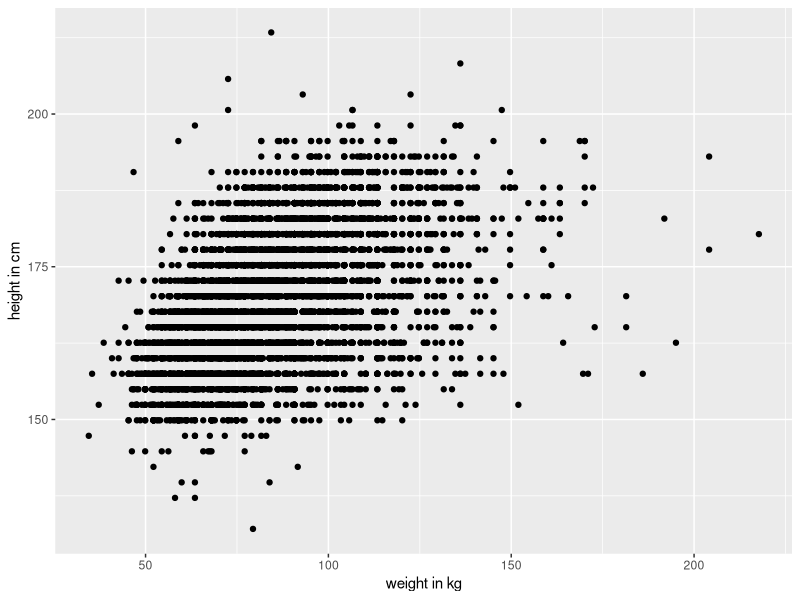
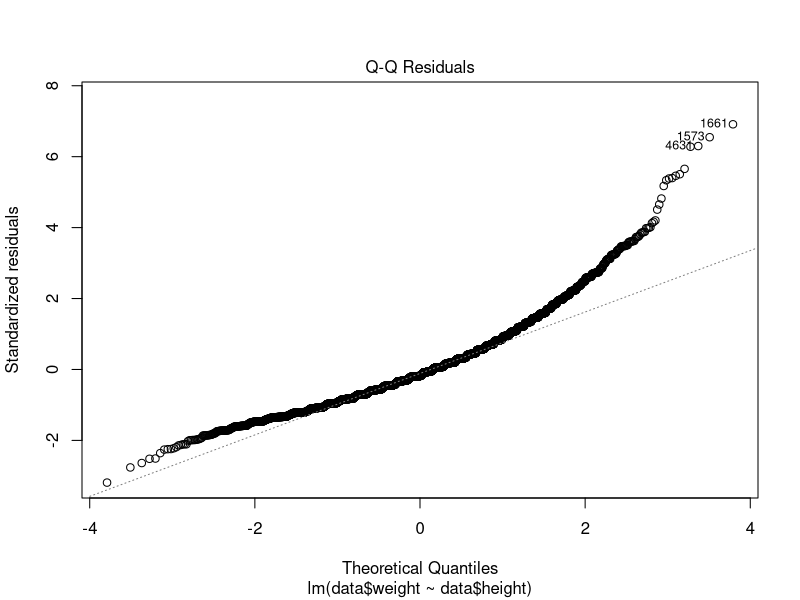
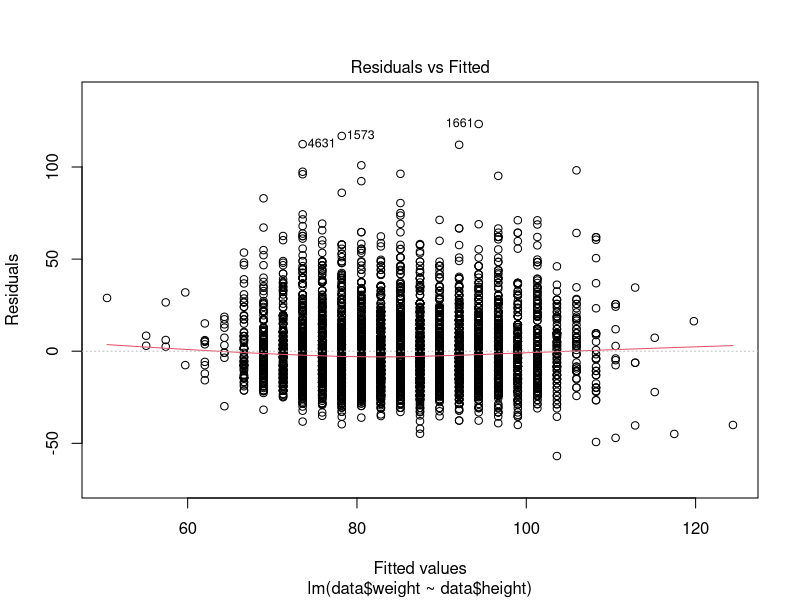
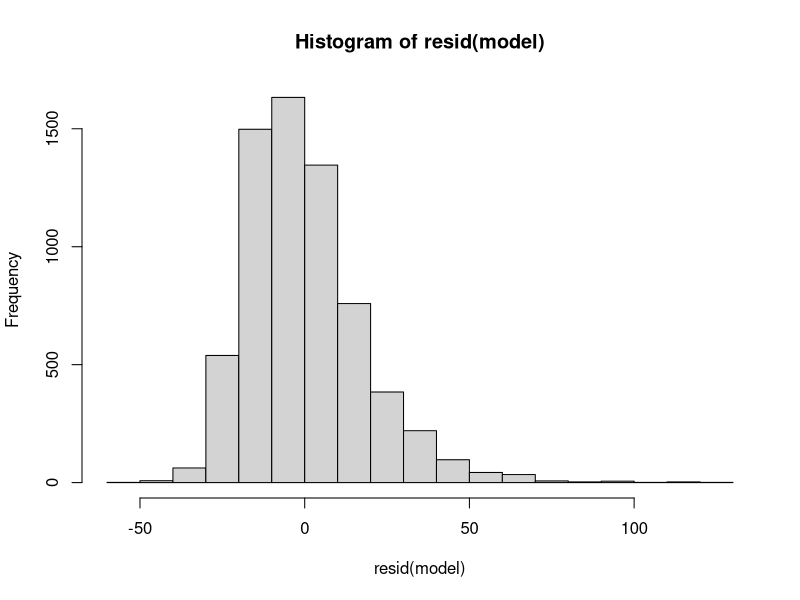
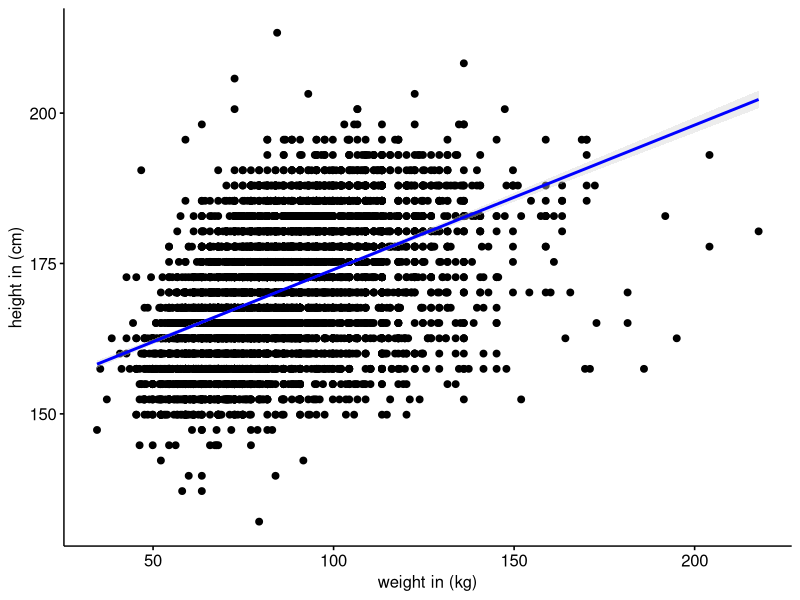
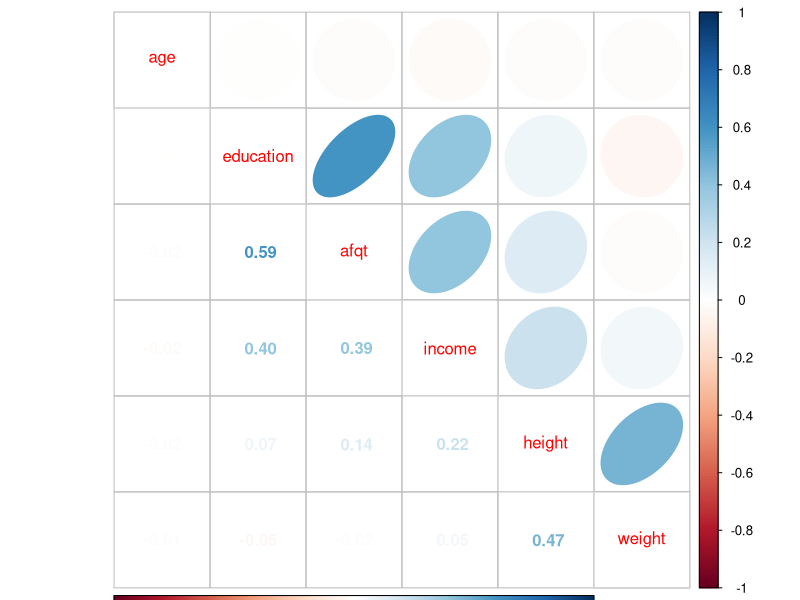
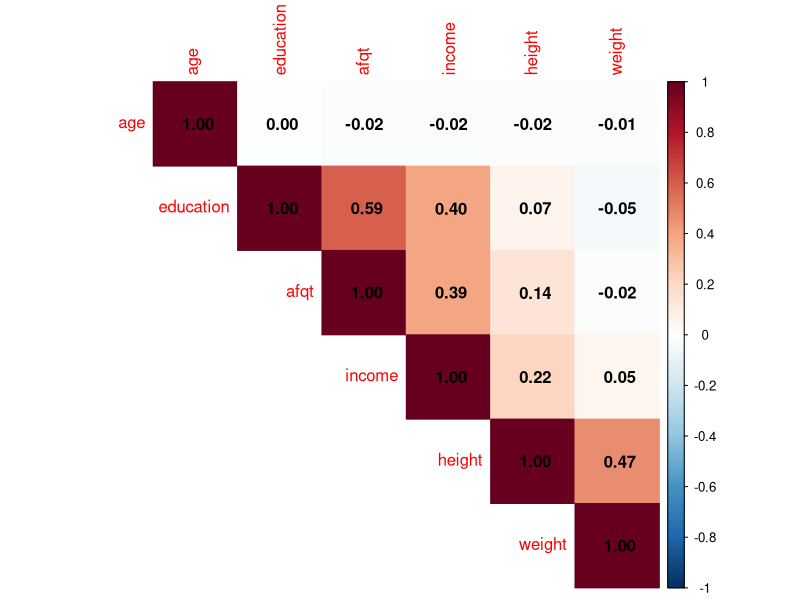
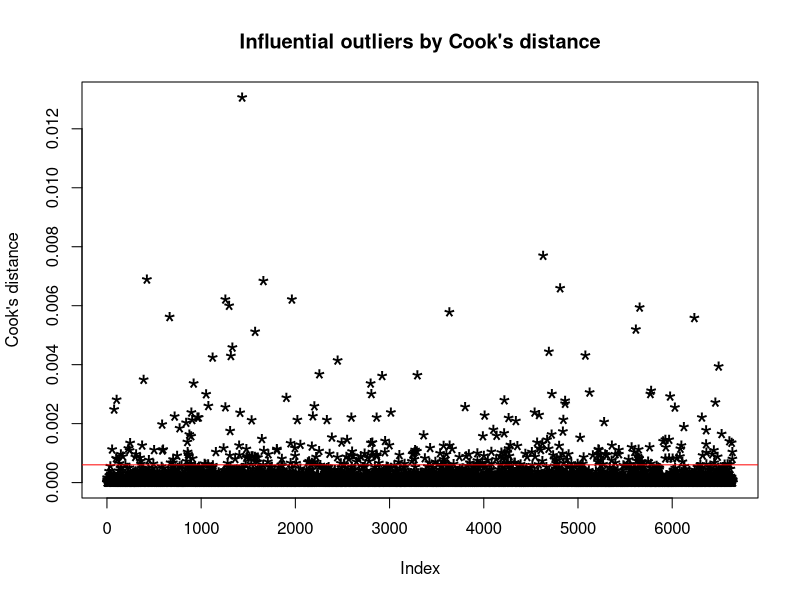

Recreate these plots in R, in order.
library(tidyverse)
library(modelr)
library(ggpubr)
library(corrplot)

data <- heights
# Converting height from inches to cm
data$height <- heights$height * 2.54

# Converting weight from pounds to kg
data$weight <- heights$weight * 0.453592
head(data, 4)
data <- na.omit(data)

# Use plots to visualize the data
ggplot(data) +
  geom_point(aes(x = weight, y = height)) +
  labs(x = "weight in kg", y = "height in cm")

# Pearson’s correlation coefficient
cor(data$height, data$weight)
cor.test(data$height, data$weight)

# Test each of the assumptions for this data
model <- lm(data$weight ~ data$height)
plot(model, 2)
plot(model, 1)
resid(model)
residuals(model)
hist(resid(model))

# Intepret the result
summary(model)

# Plot the data
## ggscatter
ggscatter(data, x = "weight", y = "height", add = "reg.line",
          add.params = list(color = "blue", fill = "lightgray"),
          conf.int = T) +
  labs(x = "weight in (kg)", y = "height in (cm)")

## corrplot
corrplot(cor(data[,-c(5,6)]), order = "AOE",
         method = "ellipse", type = "upper", tl.pos = "d")
corrplot(cor(data[,-c(5,6)]), order = "AOE", add = T,
         method = "number", type = "lower", tl.pos = "n", diag = F)

corrplot(cor(data[,-c(5,6)]), order = "AOE", method = "color", 
         addCoef.col = "black", type = "upper", col = rev(COL2("RdBu",200)))

## outliers
cooksd <- cooks.distance(model)
plot(cooksd, pch = "*", cex = 2, main = "Influential outliers by Cook's distance",
     ylab = "Cook's distance")
abline(h = 4/nrow(data), col = "red")
